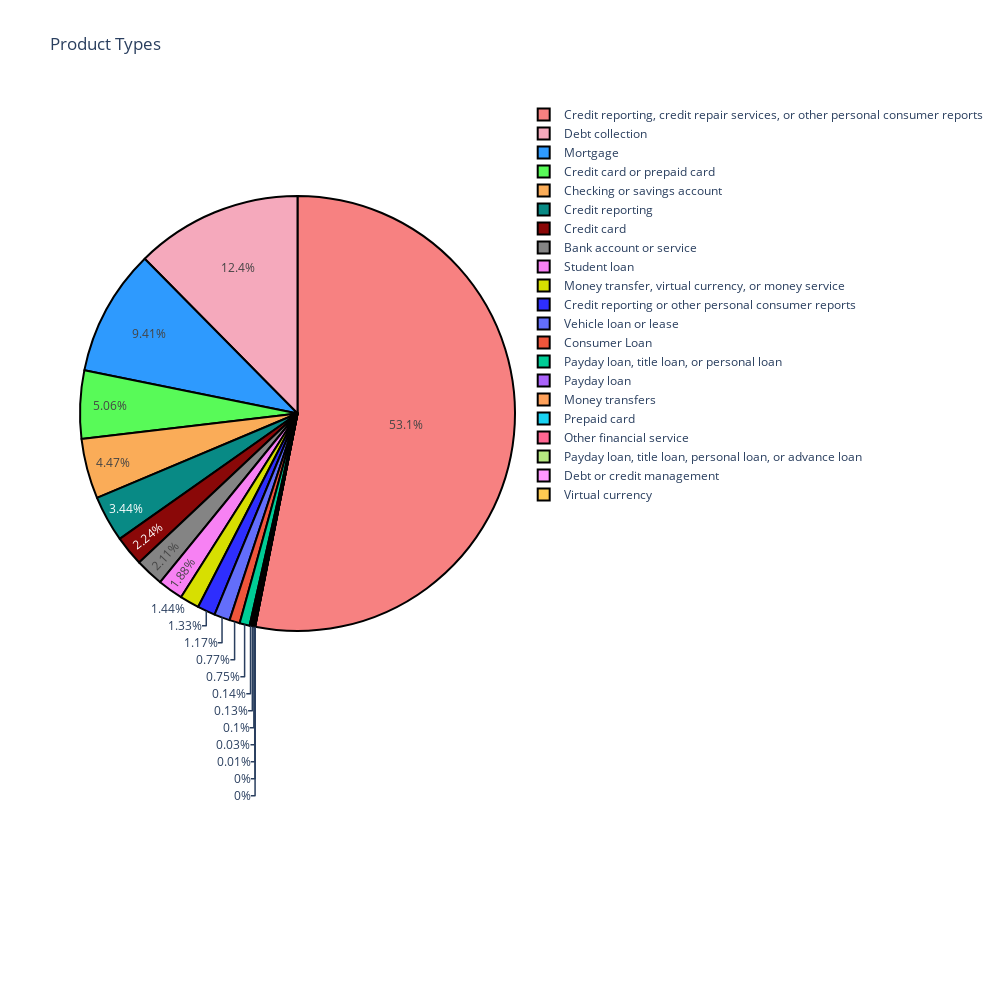

Write notebook code for a chart like this one.
### Code cell
p_product_discussions = round(df["Product"].value_counts() / len(df["Product"]) * 100,2)

print(p_product_discussions)

labels = list(p_product_discussions.index)
values = p_product_discussions.values.tolist()
colors = ['#F78181', '#F5A9BC', '#2E9AFE', '#58FA58', '#FAAC58', '#088A85', '#8A0808', '#848484', '#F781F3', '#D7DF01', '#2E2EFE']


product_pie = go.Pie(labels=labels, values=values,
                          marker=dict(colors=colors,
                         line=dict(color='#000000', width=2)))

layout = go.Layout(title='Product Types',autosize=False,
    width=1000,
    height=1000)

fig = go.Figure(data=[product_pie], layout=layout)
iplot(fig)

### Figure 1 — Plotly figure (JSON) as saved in the notebook; plotly's stock layout.template omitted (floating-point values rounded to 4 significant figures)
{"data": [{"labels": ["Credit reporting, credit repair services, or other personal consumer reports", "Debt collection", "Mortgage", "Credit card or prepaid card", "Checking or savings account", "Credit reporting", "Credit card", "Bank account or service", "Student loan", "Money transfer, virtual currency, or money service", "Credit reporting or other personal consumer reports", "Vehicle loan or lease", "Consumer Loan", "Payday loan, title loan, or personal loan", "Payday loan", "Money transfers", "Prepaid card", "Other financial service", "Payday loan, title loan, personal loan, or advance loan", "Debt or credit management", "Virtual currency"], "marker": {"colors": ["#F78181", "#F5A9BC", "#2E9AFE", "#58FA58", "#FAAC58", "#088A85", "#8A0808", "#848484", "#F781F3", "#D7DF01", "#2E2EFE"], "line": {"color": "#000000", "width": 2}}, "type": "pie", "values": [53.13, 12.4, 9.41, 5.06, 4.47, 3.44, 2.24, 2.11, 1.88, 1.44, 1.33, 1.17, 0.77, 0.75, 0.14, 0.13, 0.1, 0.03, 0.01, 0, 0]}], "layout": {"autosize": false, "height": 1000, "title": {"text": "Product Types"}, "width": 1000}}
